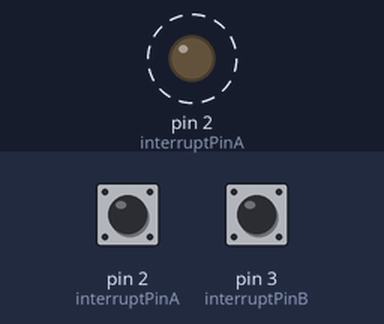
Recording of a sketch running on a simulated Arduino Uno, built with avr-gcc and run on an emulated ATmega328P. Shown: output pins drawn as LEDs (lit = HIGH). Dashed ring = blinking. The inputs (shaded band) are chosen by the test bench; at power-on: pin 2 (interruptPinA) HIGH, pin 3 (interruptPinB) HIGH. What the sketch prints to the serial monitor is not drawn.

Above: at 0.7 s.
Timing chart, 0 to 3.0 s (numbered marks = the images above):
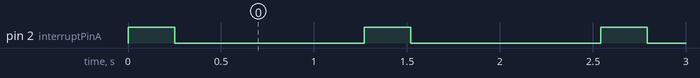

The sketch:

dht11.ino
```cpp
/**
 * Reads data from humidity & temperature sensor DHT11 without 3rd party libraries.
 *
 * DHT11 (Data) ------- (DIGITAL PIN 2)
 *                |---- (DIGITAL PIN 3)
 */

const byte interruptPinA = 2;
const byte interruptPinB = 3;

volatile unsigned long highToLow = 0;
volatile unsigned long lowToHigh = 0;

const byte dataPacketOffset = 1;
const byte dataPacketSize = 40;
const byte dataBitDurationThreshold = 30;

volatile byte highDurations[dataPacketOffset + dataPacketSize] = {};
volatile byte highDurationsIndex = 0;

struct Data {
  byte humidityInteger;
  byte humidityDecimal;
  byte temperatureInteger;
  byte temperatureDecimal;
  bool isChecksumOK;
};

void setup() {
  Serial.begin(9600);
}

void loop() {
  init();
  requestData();
  listenForData();

  delay(1000);

  byte *dataPointer = highDurations + dataPacketOffset;
  // dump(dataPointer, dataPacketSize);
  struct Data data = parseData(dataPointer);

  Serial.print("Humidity: ");
  Serial.print(data.humidityInteger);
  Serial.print(".");
  Serial.print(data.humidityDecimal);

  Serial.print(", Temperature: ");
  Serial.print(data.temperatureInteger);
  Serial.print(".");
  Serial.print(data.temperatureDecimal);

  Serial.print(", Checksum: ");
  Serial.println(data.isChecksumOK ? "OK" : "ERROR");
}

void init() {
  detachInterrupt(digitalPinToInterrupt(interruptPinA));
  detachInterrupt(digitalPinToInterrupt(interruptPinB));

  // Reset the high signal durations pointer
  highDurationsIndex = highToLow = lowToHigh = 0;

  // Set up initial condition - bus is high
  pinMode(interruptPinA, OUTPUT);
  pinMode(interruptPinB, INPUT_PULLUP);
  digitalWrite(interruptPinA, HIGH);
  delay(250);
}

void requestData() {
  // Pull the bus down for >18ms to request data from the sensor
  digitalWrite(interruptPinA, LOW);
  delay(20);
}

void listenForData() {
  // Get ready to receive data from the sensor
  pinMode(interruptPinA, INPUT_PULLUP);
  pinMode(interruptPinB, INPUT_PULLUP);

  attachInterrupt(digitalPinToInterrupt(interruptPinA), onFall, FALLING);
  attachInterrupt(digitalPinToInterrupt(interruptPinB), onRise, RISING);
}

void onFall() {
  highToLow = micros();

  if (lowToHigh > 0) {
    highDurations[highDurationsIndex++] = highToLow - lowToHigh;
  }
}

void onRise() {
  lowToHigh = micros();
}

byte durationsToByte(byte *durations) {
  byte acc = 0;

  for (int i=0; i<8; i++) {
    byte value = durations[i] > dataBitDurationThreshold ? 1 : 0;
    acc |= value << (7 - i);
  }

  return acc;
}

Data parseData(byte *ptr) {
  struct Data data;

  data.humidityInteger = durationsToByte(ptr);
  ptr += 8;

  data.humidityDecimal = durationsToByte(ptr);
  ptr += 8;

  data.temperatureInteger = durationsToByte(ptr);
  ptr += 8;

  data.temperatureDecimal = durationsToByte(ptr);
  ptr += 8;

  byte checksumRemote = durationsToByte(ptr);
  byte checksumLocal = data.humidityInteger
    + data.humidityDecimal
    + data.temperatureInteger
    + data.temperatureDecimal;
  data.isChecksumOK = checksumRemote == checksumLocal;

  return data;
}

void dump(byte *data, byte dataLength) {
  for (int i = 0; i < dataLength; i++) {
    if (i % 8 == 0) Serial.println("");
    else Serial.print(" ");

    Serial.print(data[i]);
  }

  Serial.println("");
}
```

Measured:
- by itself, pin 2 (interruptPinA): alternates HIGH for 0.25 s and LOW for 1.0 s
